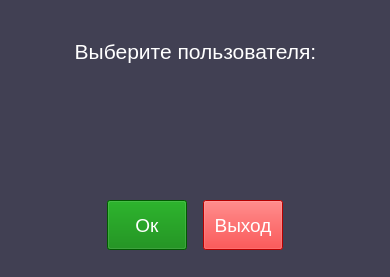
<?xml version="1.0" encoding="UTF-8"?>
<ui version="4.0">
 <class>selectUserWindow</class>
 <widget class="QMainWindow" name="selectUserWindow">
  <property name="geometry">
   <rect>
    <x>0</x>
    <y>0</y>
    <width>390</width>
    <height>277</height>
   </rect>
  </property>
  <property name="sizePolicy">
   <sizepolicy hsizetype="Ignored" vsizetype="Ignored">
    <horstretch>0</horstretch>
    <verstretch>0</verstretch>
   </sizepolicy>
  </property>
  <property name="minimumSize">
   <size>
    <width>390</width>
    <height>277</height>
   </size>
  </property>
  <property name="maximumSize">
   <size>
    <width>390</width>
    <height>277</height>
   </size>
  </property>
  <property name="windowTitle">
   <string>TimeTracker</string>
  </property>
  <property name="windowIcon">
   <iconset>
    <normaloff>../images/icon.png</normaloff>../images/icon.png</iconset>
  </property>
  <property name="styleSheet">
   <string notr="true">background-color: #414053;</string>
  </property>
  <property name="animated">
   <bool>true</bool>
  </property>
  <widget class="QWidget" name="centralwidget">
   <widget class="QWidget" name="verticalLayoutWidget">
    <property name="geometry">
     <rect>
      <x>30</x>
      <y>20</y>
      <width>331</width>
      <height>231</height>
     </rect>
    </property>
    <layout class="QVBoxLayout" name="verticalLayout">
     <property name="sizeConstraint">
      <enum>QLayout::SetDefaultConstraint</enum>
     </property>
     <item>
      <widget class="QLabel" name="select_user_label">
       <property name="sizePolicy">
        <sizepolicy hsizetype="Preferred" vsizetype="Maximum">
         <horstretch>0</horstretch>
         <verstretch>0</verstretch>
        </sizepolicy>
       </property>
       <property name="maximumSize">
        <size>
         <width>16777215</width>
         <height>60</height>
        </size>
       </property>
       <property name="baseSize">
        <size>
         <width>0</width>
         <height>0</height>
        </size>
       </property>
       <property name="font">
        <font>
         <pointsize>16</pointsize>
        </font>
       </property>
       <property name="styleSheet">
        <string notr="true">color: white;</string>
       </property>
       <property name="text">
        <string>Выберите пользователя:</string>
       </property>
       <property name="scaledContents">
        <bool>false</bool>
       </property>
       <property name="alignment">
        <set>Qt::AlignCenter</set>
       </property>
      </widget>
     </item>
     <item>
      <layout class="QGridLayout" name="gridLayout_2">
       <item row="0" column="2">
        <widget class="QPushButton" name="new_user">
         <property name="enabled">
          <bool>true</bool>
         </property>
         <property name="sizePolicy">
          <sizepolicy hsizetype="Fixed" vsizetype="Fixed">
           <horstretch>0</horstretch>
           <verstretch>0</verstretch>
          </sizepolicy>
         </property>
         <property name="maximumSize">
          <size>
           <width>75</width>
           <height>75</height>
          </size>
         </property>
         <property name="cursor">
          <cursorShape>PointingHandCursor</cursorShape>
         </property>
         <property name="text">
          <string comment="test2" extracomment="test1"/>
         </property>
         <property name="icon">
          <iconset>
           <normaloff>../images/users_photo/addNewUser.png</normaloff>../images/users_photo/addNewUser.png</iconset>
         </property>
         <property name="iconSize">
          <size>
           <width>120</width>
           <height>120</height>
          </size>
         </property>
         <property name="flat">
          <bool>true</bool>
         </property>
        </widget>
       </item>
       <item row="0" column="1">
        <widget class="QPushButton" name="default_user">
         <property name="enabled">
          <bool>true</bool>
         </property>
         <property name="sizePolicy">
          <sizepolicy hsizetype="Fixed" vsizetype="Fixed">
           <horstretch>0</horstretch>
           <verstretch>0</verstretch>
          </sizepolicy>
         </property>
         <property name="maximumSize">
          <size>
           <width>75</width>
           <height>75</height>
          </size>
         </property>
         <property name="cursor">
          <cursorShape>PointingHandCursor</cursorShape>
         </property>
         <property name="text">
          <string/>
         </property>
         <property name="icon">
          <iconset>
           <normaloff>../images/users_photo/default.png</normaloff>../images/users_photo/default.png</iconset>
         </property>
         <property name="iconSize">
          <size>
           <width>70</width>
           <height>70</height>
          </size>
         </property>
         <property name="flat">
          <bool>true</bool>
         </property>
        </widget>
       </item>
      </layout>
     </item>
     <item>
      <spacer name="verticalSpacer">
       <property name="orientation">
        <enum>Qt::Vertical</enum>
       </property>
       <property name="sizeType">
        <enum>QSizePolicy::Maximum</enum>
       </property>
       <property name="sizeHint" stdset="0">
        <size>
         <width>20</width>
         <height>30</height>
        </size>
       </property>
      </spacer>
     </item>
     <item>
      <layout class="QGridLayout" name="gridLayout">
       <property name="sizeConstraint">
        <enum>QLayout::SetDefaultConstraint</enum>
       </property>
       <property name="verticalSpacing">
        <number>6</number>
       </property>
       <item row="2" column="1">
        <layout class="QHBoxLayout" name="horizontalLayout">
         <item>
          <widget class="QPushButton" name="create">
           <property name="sizePolicy">
            <sizepolicy hsizetype="Fixed" vsizetype="Fixed">
             <horstretch>0</horstretch>
             <verstretch>0</verstretch>
            </sizepolicy>
           </property>
           <property name="maximumSize">
            <size>
             <width>80</width>
             <height>50</height>
            </size>
           </property>
           <property name="sizeIncrement">
            <size>
             <width>0</width>
             <height>0</height>
            </size>
           </property>
           <property name="font">
            <font>
             <pointsize>14</pointsize>
            </font>
           </property>
           <property name="cursor">
            <cursorShape>PointingHandCursor</cursorShape>
           </property>
           <property name="styleSheet">
            <string notr="true">background-color: green;color: white;</string>
           </property>
           <property name="text">
            <string>Ок</string>
           </property>
          </widget>
         </item>
         <item>
          <spacer name="horizontalSpacer">
           <property name="orientation">
            <enum>Qt::Horizontal</enum>
           </property>
           <property name="sizeType">
            <enum>QSizePolicy::Maximum</enum>
           </property>
           <property name="sizeHint" stdset="0">
            <size>
             <width>10</width>
             <height>5</height>
            </size>
           </property>
          </spacer>
         </item>
         <item>
          <widget class="QPushButton" name="exit">
           <property name="sizePolicy">
            <sizepolicy hsizetype="Fixed" vsizetype="Fixed">
             <horstretch>0</horstretch>
             <verstretch>0</verstretch>
            </sizepolicy>
           </property>
           <property name="maximumSize">
            <size>
             <width>80</width>
             <height>50</height>
            </size>
           </property>
           <property name="font">
            <font>
             <pointsize>14</pointsize>
            </font>
           </property>
           <property name="cursor">
            <cursorShape>PointingHandCursor</cursorShape>
           </property>
           <property name="styleSheet">
            <string notr="true">background-color: red;color: white;</string>
           </property>
           <property name="text">
            <string>Выход</string>
           </property>
          </widget>
         </item>
        </layout>
       </item>
      </layout>
     </item>
    </layout>
   </widget>
  </widget>
  <widget class="QStatusBar" name="statusbar"/>
 </widget>
 <resources/>
 <connections/>
</ui>
